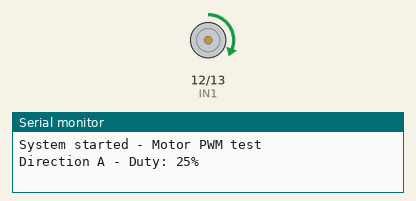
A sketch run on a simulated ESP32. Shown: motor-driver pin pairs drawn as motors (green arrow = first pin HIGH = forward, orange = second pin HIGH = backward, longer = more drive, scaled by the enable pin), the last lines printed to the serial monitor.

Above: at 1.0 s.
At 7.0 s:
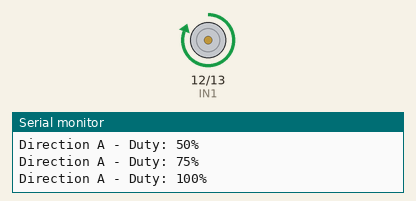
At 11.4 s:
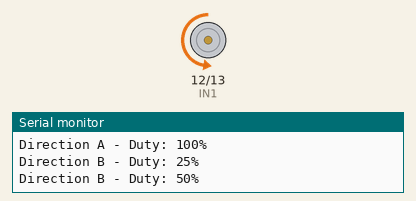
At 15.4 s:
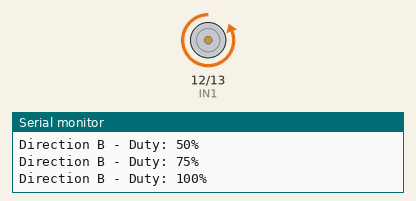
Timing chart, 0 to 21.8 s (numbered marks = the images above):
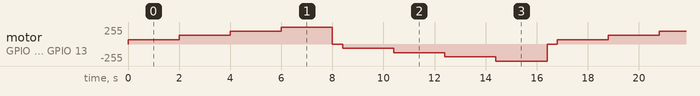

The sketch:

motor_pwm.ino
```cpp
#include <Arduino.h>

#ifndef ARDUINO_ARCH_ESP32
#error "Compile this code for an ESP32 board."
#endif

// ========== H-BRIDGE PINS ==========
const int IN1 = 12;     // Direction A
const int IN2 = 13;     // Direction B
const int EN  = 14;     // PWM (Enable)

// ========== PWM CONFIGURATION ==========
const uint32_t PWM_FREQ_HZ   = 1000;   // 1 kHz PWM frequency
const uint8_t  PWM_RES_BITS  = 10;     // 10 bits → 0–1023
const uint32_t PWM_MAX       = (1u << PWM_RES_BITS) - 1u;  // 1023

// Duty cycles to test (in %)
const uint8_t DUTIES_PCT[] = {25, 50, 75, 100};
const size_t  N_DUTIES     = sizeof(DUTIES_PCT) / sizeof(DUTIES_PCT[0]);

// Convert percentage to duty cycle value
static inline uint32_t dutyFromPercent(uint8_t pct) {
  if (pct >= 100) return PWM_MAX;
  return (uint32_t)((uint32_t)pct * (PWM_MAX + 1u) / 100u);
}

void setup() {
  // Configure H-Bridge pins
  pinMode(IN1, OUTPUT);
  pinMode(IN2, OUTPUT);
  digitalWrite(IN1, LOW);
  digitalWrite(IN2, LOW);

  // PWM configuration (ESP32 core v3.x)
  ledcAttach(EN, PWM_FREQ_HZ, PWM_RES_BITS);
  ledcWrite(EN, 0);

  Serial.begin(115200);
  Serial.println("System started - Motor PWM test");
}

void loop() {
  // ---- Direction A ----
  digitalWrite(IN1, HIGH);
  digitalWrite(IN2, LOW);

  for (size_t i = 0; i < N_DUTIES; ++i) {
    ledcWrite(EN, dutyFromPercent(DUTIES_PCT[i]));
    Serial.print("Direction A - Duty: ");
    Serial.print(DUTIES_PCT[i]);
    Serial.println("%");
    delay(2000);
  }

  ledcWrite(EN, 0);
  delay(400);

  // ---- Direction B ----
  digitalWrite(IN1, LOW);
  digitalWrite(IN2, HIGH);

  for (size_t i = 0; i < N_DUTIES; ++i) {
    ledcWrite(EN, dutyFromPercent(DUTIES_PCT[i]));
    Serial.print("Direction B - Duty: ");
    Serial.print(DUTIES_PCT[i]);
    Serial.println("%");
    delay(2000);
  }

  ledcWrite(EN, 0);
  delay(400);
}
```

Measured:
- by itself, motor on GPIO 12 (IN1) / GPIO 13 (IN2): repeats every 16.8 s: forward 128/255 2.0 s, forward 191/255 2.0 s, forward 255/255 2.0 s, stopped 0.40 s, backward 64/255 2.0 s, backward 128/255 2.0 s, backward 191/255 2.0 s, backward 255/255 2.0 s, stopped 0.40 s, forward 64/255 2.0 s
